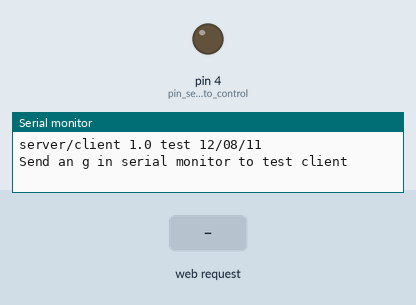
Bench run of a sketch on a simulated Arduino Uno, built for the host (arithmetic inside an expression is 32-bit, double 64-bit). Parts: output pins drawn as LEDs (lit = HIGH), the last lines printed to the serial monitor. Inputs (shaded band) come from the test bench. WiFi joins after 1.5 s; servers stay silent unless stated.

Above: at 1.2 s.
1.3 s: HTTP request GET /on received
At 2.4 s:
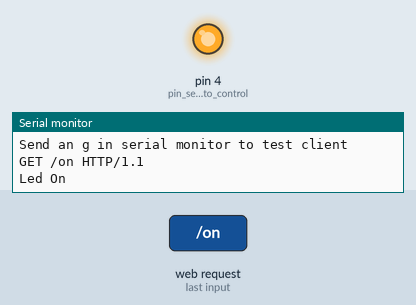
4.5 s: HTTP request GET /off received
At 4.8 s:
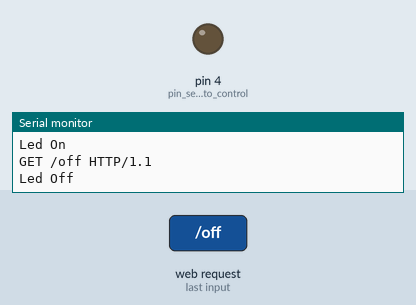
Timing chart, 0 to 7.5 s (numbered marks = the images above; inputs shaded):
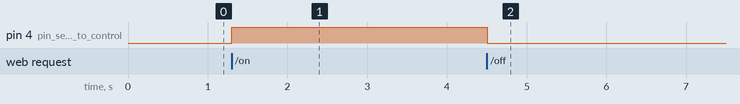

Measured:
- after the input at 1.3 s, pin 4 (pin_selected_to_control): LOW → HIGH at once
- after the input at 4.5 s, pin 4 (pin_selected_to_control): HIGH → LOW at once

The sketch:

Combined_Client-Server.ino
```cpp
//zoomkat 12-08-11, combined client and server
//simple button GET with iframe code
//for use with IDE 1.0
//open serial monitor and send an g to test client and
//see what the arduino client/server receives
//web page buttons make pin 4 high/low
//use the \ slash to escape the " in the html
//address will look like http://192.168.1.102:84 when submited
//for use with W5100 based ethernet shields

#include <SPI.h>
#include <Ethernet.h>

byte mac[] = { 0xDE, 0xAD, 0xBE, 0xEF, 0xFE, 0xED }; //physical mac address
IPAddress ip(192,168,1,102); // ip in lan
IPAddress gateway(192,168,1,1); // internet access via router
IPAddress subnet(255,255,255,0); //subnet mask
IPAddress myserver(208,104,2,86); // zoomkat web page
EthernetServer server(84); //server port
EthernetClient client;
String readString;

//////////////////////

void setup(){

  pinMode(4, OUTPUT); //pin selected to control
  Ethernet.begin(mac, ip, subnet, gateway);
  server.begin();
  Serial.begin(9600);
  Serial.println("server/client 1.0 test 12/08/11"); // keep track of what is loaded
  Serial.println("Send an g in serial monitor to test client"); // what to do to test client
}

void loop(){
  // check for serial input
  if (Serial.available() > 0)
  {
    byte inChar;
    inChar = Serial.read();
    if(inChar == 'g')
    {
      sendGET(); // call sendGET function
    }
  }

  EthernetClient client = server.available();
  if (client) {
    while (client.connected()) {
      if (client.available()) {
        char c = client.read();

        //read char by char HTTP request
        if (readString.length() < 100) {

          //store characters to string
          readString += c;
          //Serial.print(c);
        }

        //if HTTP request has ended
        if (c == '\n') {

          ///////////////
          Serial.println(readString); //print to serial monitor for debuging

            //now output HTML data header
          if(readString.indexOf('?') >=0) { //don't send new page
            client.println("HTTP/1.1 204 Zoomkat");
            client.println();
            client.println();
          }
          else {
            client.println("HTTP/1.1 200 OK"); //send new page
            client.println("Content-Type: text/html");
            client.println();

            client.println("<HTML>");
            client.println("<HEAD>");
            client.println("<TITLE>Arduino GET test page</TITLE>");
            client.println("</HEAD>");
            client.println("<BODY>");

            client.println("<H1>Zoomkat's simple Arduino 1.0 button</H1>");

            client.println("<a href=\"/?on\" target=\"inlineframe\">ON</a>");
            client.println("<a href=\"/?off\" target=\"inlineframe\">OFF</a>");

            //client.println("<IFRAME name=inlineframe src=\"res://D:/WINDOWS/dnserror.htm\" width=1 height=1\">");
            client.println("<IFRAME name=inlineframe style=\"display:none\" >");
            client.println("</IFRAME>");

            client.println("</BODY>");
            client.println("</HTML>");
          }

          delay(1);
          //stopping client
          client.stop();

          ///////////////////// control arduino pin
          if(readString.indexOf("on") >0)//checks for on
          {
            digitalWrite(4, HIGH);    // set pin 4 high
            Serial.println("Led On");
          }
          if(readString.indexOf("off") >0)//checks for off
          {
            digitalWrite(4, LOW);    // set pin 4 low
            Serial.println("Led Off");
          }
          //clearing string for next read
          readString="";

        }
      }
    }
  }
}

//////////////////////////
void sendGET() //client function to send/receie GET request data.
{
  if (client.connect(myserver, 80)) {
    Serial.println("connected");
    client.println("GET /~shb/arduino.txt HTTP/1.0");
    client.println();
  }
  else {
    Serial.println("connection failed");
    Serial.println();
  }

  while(client.connected() && !client.available()) delay(1); //waits for data
  while (client.connected() || client.available()) { //connected or data available
    char c = client.read();
    Serial.print(c);
  }

  Serial.println();
  Serial.println("disconnecting.");
  Serial.println("==================");
  Serial.println();
  client.stop();

}
```
